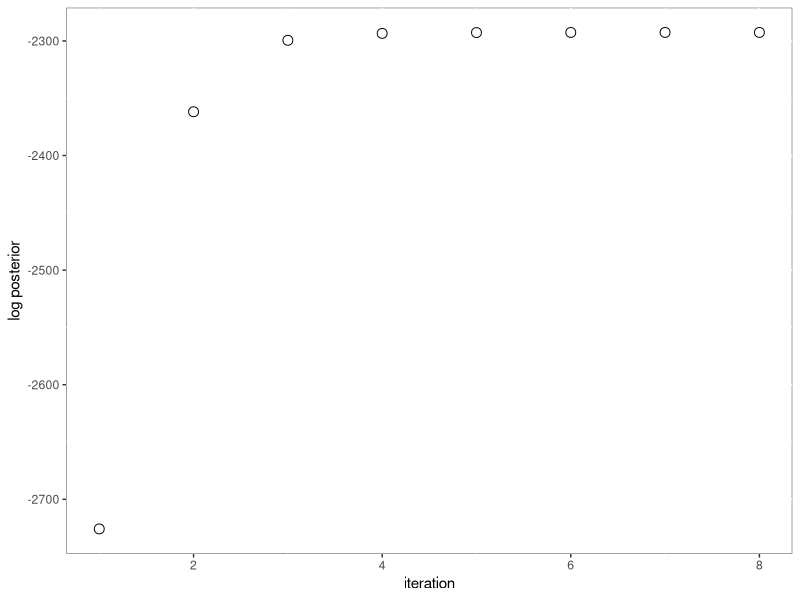
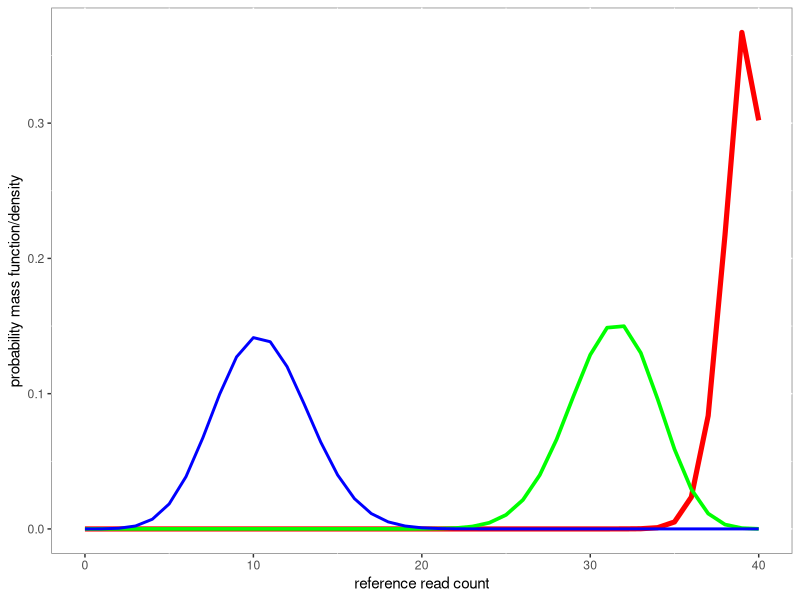

The R script that drew these images, in order:
#' ---
#' title: 'SNV Genotyping'
#' subtitle: 'GENOME 541: Cancer Genomics - Probabilistic Methods for Detecting Mutations in Cancer Genomes from Sequencing Data (WGS)  University of Washington Summer 2020'
#' author: "Lavinia Carabet"
#' date: "8/28/2020"
#' output:
#'   pdf_document: default
#'   html_document: default
#' ---
#' 
#' Implementation of a single-nucleotide variant (SNV) caller using a standard, single-sample binomial mixture model, an unsupervised and generative Bayesian statistical model. 
#' 
#' Implementation of the expectation-maximization (EM) algorithm to predict the mutation status (`NotSNV` or `SNV`) for each genomic locus in input data.
#' 
#' The input data `alleleCounts.txt` contains a set of 1000 loci with reference and non-reference allele counts.  
#' 
#' Overall, implementation of mixture model functions, implementation and execution of the EM algorithm to convergence, and lastly annotatation of the mutation status for each locus. 
#' 
#' Steps:
#' 
#'   0. Initial setup of the libraries and data
#'   1. Implementation of the binomial likelihood model
#'   2. Implementation of the functions for the EM algorithm
#'   3. Implementation and execution of the full EM algorithm to learn the parameters and infer the genotypes.
#' 
## ----setup, include=FALSE-----------------------------------------------------------------------------------------------------
knitr::opts_chunk$set(echo = TRUE)

#' 
#' # 0. Setup the libraries and input data 
#' 
#' ### 0.1. Load libraries
## ---- message=FALSE, warning=FALSE--------------------------------------------------------------------------------------------
library(ggplot2) # for plotting in Section 3

#' 
#' ### 0.2. Load the input data 
#' The file containing allelic counts for $T$ genomic loci. Each locus $i$ contains the reference base (A, `refCount`) count ($x_{i}$) and non-reference/variant allele (B, `NrefCount`) base count. The read depth ($N_{i}$, `depth`) at each locus $i$ is the sum of the counts for both bases $A + B$ at that locus.
## ----countfile----------------------------------------------------------------------------------------------------------------
counts <- read.delim("alleleCounts.txt", as.is = TRUE)
counts[1:2, ]
x <- counts$refCount
N <- counts$depth
K <- 3  # number of possible genotypes: AA (homozygous reference), AB (heterozygous variant), BB (homozygous variant)

#' ### 0.3. Initialize model parameters and hyperparameters.
#' Initialize parameters and hyperparameters for genotypes, ${AA, AB, BB}$, 
#' 
#' * `mu.init`, $\mu_{1:K}^{(0)}$ for the binomial model parameter (the probability of observing a reference base for the 3 genotypes)
#' * `pi.init`, $\pi_{1:K}^{(0)}$ for the genotype probability (the mixture weights/proportions that sum to 1)
#' * `alpha.hyper`, $\alpha_{1:K}$ for the Beta prior hyperparameter ($\mu$ can be sampled from a Beta distribution with $\alpha$ and $\beta$ parameters and which is in the interval [0,1])
#' * `beta.hyper`, $\beta_{1:K}$ for the Beta prior hyperparameter
#' * `delta.hyper`, $\delta_{1:K}$ for the Dirichlet prior hyperparameter (mixing genotype proportions, $\pi$, follow a Dirichlet distribution with parameter $\delta$)
#' 
## -----------------------------------------------------------------------------------------------------------------------------
mu.init <- c(0.99, 0.5, 0.01)
pi.init <- c(0.80, 0.15, 0.05)
alpha.hyper <- c(10, 5, 1)
beta.hyper <- c(1, 5, 10)
delta.hyper <- c(8, 2, 2)

#' 
#' 
#' 
#' \pagebreak
#' # 1. Implement functions for the Binomial Mixture Model 
#' 
#' ### 1.1. Compute the observed binomial likelihood probabilities
#' #### 1.1.1. Define a function, `compute.binom.lik`
#' This function will compute the binomial probability for the input $x_i$ at each locus $i$ and (conditioned on) each genotype $k\in\{AA,AB,BB\}$. 
#' This function thus computes the observed likelihood probabilities for the 3-component mixture of binomials with 3 parameters, $\mu_k$, one for each genotype $k\in\{AA,AB,BB\}$
#' $$p(x_i|Z_i=k, N_i) = Bin(x_i|N_i,\mu_k)$$
#' Note: $Z_i=k$ represents the probability of a genotype $k$ at a locus $i$; $Z_i$ is called a $latent\ (hidden)\ variable\ or\ state$ corresponding to a mixture component at locus $i$ and follows a categorical distribution with parameter $\pi$
#' 
#' The function takes as arguments:
#' 
#' * `x`, the input reference base counts $x_{1:T}$
#' * `N`, the input depth $N_{1:T}$
#' * `mu`, the binomial parameters $\mu_{1:K}$
#' 
#' The function returns a matrix of binomial probabilities with dimensions $T\times K$.
#' 
#' Use the built-in `dbinom` function for the binomial probability mass function (pmf).
## -----------------------------------------------------------------------------------------------------------------------------
compute.binom.lik <- function(x, N, mu){
  L <-  matrix(NA, nrow = length(x), ncol = K)
 for (i in 1:K) {
    L[,i] <- dbinom(x, size = N, prob = mu[i])
 }
  return(L)
}

#' 
#' #### 1.1.2. Compute the binomial probabilities
#' Use the `compute.binom.lik` function to compute the binomial probabilities for $x_{1:T}$ and $N_{1:T}$ from the input file. Use initial binomial parameters set, `mu.init`.
#' 
#' Save this to a variable named `obs.lik`. `obs.lik` should have dimensions $T\times K$ (i.e. $1000 \times 3$). Print the first 5 lines of `obs.lik`. 
## -----------------------------------------------------------------------------------------------------------------------------
obs.lik <- compute.binom.lik(x, N, mu.init)
obs.lik[1:5, ]
dim(obs.lik)

#' 
#' 
#' 
#' 
#' ### 1.2. Compute the log likelihood function $\ell$ 
#' #### 1.2.1. Define a function, `compute.loglik`, that will compute the log likelihood function of the mixture model for the current parameter setttings
#' $$\ell=\sum_{i=1}^{T} \log \left( \sum_{k=1}^{K} \pi_k Bin(x_i|N_i,\mu_k) \right)$$
#' The function takes as arguments:
#' 
#' * `obs.lik`, the likelihood (binomial probabilities) computed from `compute.binom.lik`
#' * `pi`, the probability of the genotypes $\pi_{1:K}$
#' 
#' The function returns a single $\log_e$ number.  
## -----------------------------------------------------------------------------------------------------------------------------
compute.loglik <- function(obs.lik, pi){
  wL <- 0
  l <- 0
  for (i in 1:K) {
    wL <- wL + pi[i]*obs.lik[,i]
  }
  l <- sum(log(wL))
  return(l)
}

#' 
#' #### 1.2.2. Compute the log likelihood for the input data
#' Use the `compute.loglik` function to compute the log likelihood for the input data. 
#' Thus, compute the log likelihood for `obs.lik` using the initial probabilities for genotypes set, `pi.init` as input values to the function.
## -----------------------------------------------------------------------------------------------------------------------------
loglik <- compute.loglik(obs.lik, pi.init)
loglik
dim(obs.lik)

#' 
#' 
#' 
#' \pagebreak
#' ## 2. Implement Functions for Genotype Inference and Parameter Estimation using EM
#' 
#' ### 2.1 Compute the responsibilities in the E-Step (inference step)
#' 
#' ### 2.1.1 Write a function to compute the responsibilities 
#' Write a function, called `compute.responsibilities`, that computes the probability of each locus $i$ having every possible genotype $\forall k\in \{AA,AB,BB\}$,
#' $$\gamma(Z_i=k) = \frac{\pi_k Bin(x_i|N_i,\mu_k)}{\sum_{j=1}^{K}\pi_j Bin(x_i|N_i,\mu_j)}$$
#' Note: This probability is computed for each locus $i$ and each genotype $k$. In other words, what is the probability of locus $i$ having genotype $k$?
#' 
#' This function take as arguments:
#' 
#' * `obs.lik`, the likelihood (binomial probabilities) computed from `compute.binom.lik`
#' * `pi`, the probability of the genotypes $\pi_{1:K}$
#' 
#' The function returns the responsibilities (expectations), the posterior distribution of latent variables, that is a matrix of binomial probabilities with dimensions $T\times K$ where the rows represent the data points (genomic loci) and the columns represent the genotypes. The denominator in the equation is the normalization constant, which leads to each row summing to 1. 
## -----------------------------------------------------------------------------------------------------------------------------
compute.responsibilities <- function(obs.lik, pi){
  gamma <- matrix(NA, nrow = nrow(obs.lik), ncol = K)
 # print(dim(gamma))
  wL <- 0
  
  for (i in 1:K) {
   gamma[,i] <-  pi[i]*obs.lik[,i]   #posterior - product of prior and likelihood (Bayes' theorem)
   wL <- wL + gamma[,i]
  }
  
  return(gamma/wL)
}

#' 
#' 
#' ### 2.1.2 Compute $\gamma(Z_{1:T})$ for the first EM iteration
#' Compute the responsibilities using the initial settings of the parameters `pi.init` and the binomial probabilities computed, `obs.lik`. This is basically the E-Step in the first iteration of EM. 
#' 
#' Print out the log likelihood and the first 3 lines of the responsibility matrix ($\gamma(Z_{1:3})$). 
## -----------------------------------------------------------------------------------------------------------------------------
gamma <- compute.responsibilities(obs.lik, pi.init)
gamma[1:3, ]
dim(gamma)

#' 
#' 
#' ### 2.2 Updating the probability of genotypes (mixture weights) in the M-Step (learning step)
#' ### 2.2.1 Write a function to update the parameter $\pi_{1:K}$ 
#' Write a function, called `update.pi`, that computes the update of $\pi_{k}$ given the responsibilities $\gamma(Z_{i})$ from the E-Step and the hyperparameter $\delta_{k}$
#' $$\hat{\pi}_k = \frac{ \left( \sum_{i=1}^{T}\gamma(Z_i=k) \right) +\delta(k)-1}{\sum_{j=1}^{K}\left\{ \left( \sum_{i=1}^{T} \gamma(Z_i=j) \right) +\delta(j)-1\right\}}$$
#' Note: This is the $maximum\ a\ posteriori\ (MAP)$ estimate for the $\pi$ parameter computed from the posterior distribution of latent variables (`gamma`) with the mode of a Dirichlet prior distribution parameterized by `delta`. What is the probability of genotype $k$? 
#' 
#' This function takes as arguments:
#' 
#' * `gamma`, the responsibilities computed from `compute.responsibilities`
#' * `delta`, the hyperparameter for the Dirichlet prior, $\delta_{1:K}$
#' 
#' The function returns a vector $\hat{\pi}_{1:K}$ with $K$ elements, one value for each genotype $k\in\{AA,\ AB,\ BB\}$.
## -----------------------------------------------------------------------------------------------------------------------------
update.pi <- function(gamma, delta){
  pi.hat <- rep(0, times = K)
  
  for (i in 1:K) {
    pi.hat[i] <- colSums(gamma, na.rm = TRUE)[i] + delta[i] - 1
  }
  pi.hat <- pi.hat/sum(pi.hat)
  return(pi.hat)
}

#' 
#' ### 2.2.2 Compute $\pi_{1:T}$ for the first EM iteration
#' Use `update.pi` to compute $\hat{\pi}$ for the first iteration of EM. Use the responsibilities, `gamma` and hyperparameter for the prior of the initial state distribution, `delta.hyper`. Print out the values of $\hat{\pi}_{1:K}$. 
## -----------------------------------------------------------------------------------------------------------------------------
pi.hat <- update.pi(gamma, delta.hyper) 
pi.hat

#' 
#' 
#' ### 2.3 Updating the binomial parameter $\mu_{1:K}$ in the M-Step 
#' ### 2.3.1. Write a function to update the binomial parameter 
#' Write a function, called `update.mu`, that computes the update of $\mu_{k}$ given the responsibilities $\gamma(Z_{i})$ from the E-Step and the hyperparameters $\alpha_{k}$ and $\beta_{k}$
#' $$\hat{\mu}_{k} = \frac{ \left( \sum_{i=1}^{T} \gamma(Z_i=k)x_{i} \right) +\alpha_k-1}{ \left( \sum_{i=1}^{T} \gamma(Z_i=k)N_{i} \right) +\alpha_k+\beta_k-2}$$
#' Note: This is the $maximum\ a\ posteriori\ (MAP)$ estimate for the $\mu$ parameter computed from the posterior distribution of latent variables (`gamma`) with the mode (maximum) of a Beta prior distribution parameterized by `alpha` and `beta`. What is the probability of observing a reference base for genotype $k$?
#' 
#' This function takes as arguments:
#' 
#' * the responsibilities computed from `compute.responsibilities`
#' * the input reference base counts $x_{1:T}$
#' * the input depth $N_{1:T}$
#' * the hyperparameters for the Beta prior, $\alpha_{1:K}$ and $\beta_{1:K}$
#' 
#' The function returns a vector $\hat{\mu}_{1:K}$ with $K$ elements, one value for each genotype $k\in\{AA,\ AB,\ BB\}$.
#' 
#' Note: $\sum_{i=1}^{T}\gamma(Z_i=k)x_i$ can be computed using matrix multiplication. Since $\gamma(Z_{1:T})$ is a matrix with dimensions $T \times K$ and the transpose of $x_{1:T}$ (i.e. $(x_{1:T})^T$) is $1 \times T$, then $\boldsymbol{x^T} \times \boldsymbol{\gamma}$ will have dimensions $1 \times K$.
## -----------------------------------------------------------------------------------------------------------------------------
update.mu <- function(gamma, x, N, alpha, beta){
  mu.hat <- rep(0, times = K)
  num <- 0
  denom <- 0
  
  num <- t(x)%*%gamma
  denom <- t(N)%*%gamma
  
 for (i in 1:K) {
    num[i] <- num[i] + alpha[i] - 1
    denom[i] <- denom[i] + alpha[i] +beta[i] - 2 
 }
 mu.hat <- num/denom
 return(mu.hat)
}

#' 
#' ### 2.3.2 Compute the binomial parameter for the first EM iteration
#' Use `update.mu` to compute $\hat{\mu}_{1:K}$ for the first iteration of EM. Use the computed responsibilities and hyperparameters for the Beta prior, `alpha.hyper` and `beta.hyper`. Print out the values of $\hat{\mu}_{1:K}$.
## -----------------------------------------------------------------------------------------------------------------------------
mu.hat <- update.mu(gamma, x, N, alpha.hyper, beta.hyper)
mu.hat

#' 
#' 
#' ### 2.4. Compute the log posterior
#' #### 2.4.1. Define a function, `compute.log.posterior`, that will compute the log posterior distribution
#' $$\log \mathbb{P} = \ell + \log Dirichlet(\boldsymbol{\hat{\pi}}|\boldsymbol{\delta})  + \sum_{k=1}^{K} \log Beta(\hat{\mu}_k|\alpha_k,\beta_k) $$
#' Log posterior is the summation of log and log priors
#' 
#' The function takes as argmuents:
#' 
#' * `loglik`, the log likelihood $\ell$ computed from `compute.loglik`
#' * `mu`, the binomial parameters $\mu_{1:K}$
#' * `pi`, the probability of the genotypes $\pi_{1:K}$
#' * `delta`, the hyperparameter for the Dirichlet prior, $\delta_{1:K}$, 
#' * `beta`, the hyperparameters for the Beta prior, $\alpha_{1:K}$ and $\beta_{1:K}$
#' 
## -----------------------------------------------------------------------------------------------------------------------------
compute.log.posterior <- function(loglik, mu, pi, alpha, beta, delta){
  return(sum(loglik, dirichletpdflog(pi, delta), sum(betapdflog(mu,alpha, beta)) ))
}

#' 
#' Note: can use the R function `dbeta` for the Beta distribution or `betapdflog` below. For the Dirichlet distribution, use the function below. `dirichletpdflog` accepts input vectors `pi` and `delta`, both of length `K`. The prior probabilities in the log posterior should be in log space. 
#' 
## -----------------------------------------------------------------------------------------------------------------------------
dirichletpdflog <- function(pi, delta) {
    c <- lgamma(sum(delta, na.rm = TRUE)) - sum(lgamma(delta), na.rm = TRUE)  #normalizing constant
    l <- sum((delta - 1) * log(pi), na.rm = TRUE)  #likelihood
    return(c + l)
}

betapdflog <- function(x, alpha, beta){
  c <- -lbeta(alpha, beta)
  l <- (alpha - 1) * log(x) + (beta - 1) * log(1 - x)
  return(c + l)
}

#' 
#' 
#' #### 2.4.2. Compute the log posterior for the input data
#' Use the `compute.log.posterior` function to compute the log posterior for the input data. Use the updated parameters, `pi.hat` and `mu.hat`. Use the hyperparameters, `delta.hyper`, `alpha.hyper`, and `beta.hyper` for the priors.
#' 
#' First recompute the `obs.lik` using `compute.binom.lik` and then the `loglik` using `compute.loglik` for the updated parameters, `mu.hat` and `pi.ha`.
## -----------------------------------------------------------------------------------------------------------------------------
obs.lik <- compute.binom.lik(x, N, mu.hat)
loglik <- compute.loglik(obs.lik, pi.hat)
logP <- compute.log.posterior(loglik, mu.hat, pi.hat, alpha.hyper, beta.hyper, delta.hyper)
logP

#' 
#' The function `compute.log.posterior` returns a single value that will be used to monitor the EM algorithm at each iteration for convergence.
#' 
#' 
#' \pagebreak
#' ## 3. Run the Full EM algorithm
#' 
#' ### 3.1 Implement the full EM algorithm
#' Implement the full EM algorithm for inferring the responsibilities and learning the binomial mixture model parameters in a Bayesian framework.
#' 
#' Run the EM algorithm until convergence, compute.log.posterior. Convergence is achieved when the log posterior changes by less than a user-defined valued, $\epsilon = 10^{-2}$.
#' 
#' i. Print out the converged parameters:
#' 
#'     * the converged parameters for the probability of the genotypes $\hat{\pi}_{k}$ for each genotype $k\in\{AA,AB,BB\}$.
#'     * the converged parameters for the probability of observing a reference base $\hat{\mu}_{k}$ for each genotype $k\in\{AA,AB,BB\}$.
#' 
#' ii. Save the the responsibilities $\gamma(Z_i)$ for the final EM iteration. Print out the responsibilities of the first 5 loci for the final EM iteration
#' 
#' iii. Store the log posterior for each iteration of EM. Print out the log posterior for all iterations.
#' 
## -----------------------------------------------------------------------------------------------------------------------------

converged = FALSE
epsilon = 10^-2

#Initialize
pi <- pi.init
mu <- mu.init
logP <-  -Inf
curr.iter <- 1
prev.iter <- 0

#Compute the observed likelihood using initial parameters
obs.lik <- compute.binom.lik(x, N, mu)

while (converged == FALSE) {
  
  curr.iter <-  curr.iter + 1 
  
  #E-step: Compute responsibilities
  gamma <- compute.responsibilities(obs.lik, pi)
  
  #M-step: Update parameters
  pi.hat <- update.pi(gamma, delta.hyper)
  mu.hat <- update.mu(gamma, x, N, alpha.hyper, beta.hyper)
  
  #M-step: Assign updated parameters
  pi <- pi.hat
  mu <- mu.hat
  
  #M-step: Recompute the observed likelihood using update parameters
  obs.lik <- compute.binom.lik(x, N, mu)
  
  #M-step:Compute the log likelihood 
  loglik <- compute.loglik(obs.lik, pi)
  
  #M-step:Compute log Posterior
  logP[curr.iter] <- compute.log.posterior(loglik, mu, pi, alpha.hyper, beta.hyper, delta.hyper)
  #print(logP[curr.iter])
  
  prev.iter <- curr.iter - 1
  
  if ( (logP[curr.iter] - logP[prev.iter])  < epsilon ) {
    converged = TRUE
  } 
  logP[prev.iter] <-  logP[curr.iter]
}
  
print(pi)
print(mu)
print(gamma[1:5,])
print(logP[1:prev.iter])


#' 
#' 
#' ### 3.2 Determine the mutation status for the input data 
#' Using the responsibilities `gamma` from the final EM iteration, determine the mutation status (`NotSNV` or `SNV`) for each locus. 
#' 
#' * Loci $i$ is assigned `SNV` when $\gamma(Z_i=AB) + \gamma(Z_i=BB) >= 0.9$
#' * Loci $i$ is assigned `NotSNV` when $\gamma(Z_i=AB) + \gamma(Z_i=BB) < 0.9$
#' 
#' Note: To call a variant for each locus $i$, a threshold is applied on the responsibilities $\gamma(Z_i)$. Summing $\gamma(Z_i=AB)$ and $\gamma(Z_i=BB)$ gives the overall probability (either genotype AB or BB) that locus $i$ is a variant containing the non-reference allele (B)
#' 
#' Append this to the original table. Save the results to a file, `mutationCalls_LAC.txt`, with the same columns as the input file (`counts`) and then appending an additional column with the mutation status (`NotSNV` or `SNV`)
#' 
#'     * `chr`, `position`, `refBase`, `refCount`, `NRefBase`, `NrefCount`, `depth`
#'     * `mutationStatus`
#' 
## ---- message=FALSE, warning=FALSE--------------------------------------------------------------------------------------------
library(tidyverse)

gamma.EM.converged <- data.frame(gamma)
colnames(gamma.EM.converged) <-  c("AA","AB", "BB")
gamma.EM.converged <- tibble(gamma.EM.converged)

gamma.mut <- gamma.EM.converged
gamma.mut <- gamma.EM.converged %>%
  mutate(mutationStatus = case_when((AB + BB >= 0.9) ~ "SNV", (AB + BB < 0.9) ~ "NotSNV")) %>%
  select(-AA, -AB, -BB) %>%
  mutate(id = seq.int(1, nrow(gamma.mut)))

counts.tibble <- as.tibble(counts)
counts.tibble <- as.tibble(counts) %>% 
  mutate(id = seq.int(1, nrow(counts.tibble)))

mutationCalls <- counts.tibble %>%
  left_join(gamma.mut, by = "id") %>% 
  select(-id)

mutationCalls[1:5,]

write_delim(mutationCalls,"mutationsCalls_LAC.txt")

#' 
#' ### 3.3. Plot the log posterior
#' Plot the log posterior as a function of the EM iterations. The plot should show a monotonically increasing log posterior curve, which is a property of the EM algorithm. The x-axis should be the EM iteration number and y-axis is the log posterior.
#' 
## -----------------------------------------------------------------------------------------------------------------------------
#plot(logP[1:prev.iter])
df <- data.frame(cbind(seq.int(1,prev.iter), logP[1:prev.iter]))
colnames(df) <- c("iteration", "logP")

ggplot(df) +
  geom_point(mapping = aes(x=iteration,y=logP), size = 3, shape = 1, color = "black") + 
  labs(x= "iteration", y="log posterior") +
  theme(panel.background = element_rect(fill = "white", colour = "grey50"))

#' 
#' 
#' 
#' ### 3.4. Plot the binomial pmf for the converged parameters
#' Plot the probability mass function (pmf) for each binomial distribution in the 3-component mixture using the converged parameters $\hat{\mu}_{1:K}$. Use $N=40$ depth and a range of values $x=\{0,\ldots,40\}$ reference read counts. 
#' 
## -----------------------------------------------------------------------------------------------------------------------------
ref.read.count <- seq.int(0,40) 
depth <- 40
mu.em.converged <- mu
pmf <- data.frame(compute.binom.lik(ref.read.count, depth, mu.em.converged))
colnames(pmf) <- c("AA","AB", "BB")

ggplot(pmf) +
  geom_line(mapping = aes(x=ref.read.count,y=AA), colour ="red", size =1.75) +
  geom_line(mapping = aes(x=ref.read.count,y=AB), colour ="green", size =1.25) +
  geom_line(mapping = aes(x=ref.read.count,y=BB), colour ="blue",size =1) +
  labs(x= "reference read count", y="probability mass function/density") +
  theme(panel.background = element_rect(fill = "white", colour = "grey50"))

